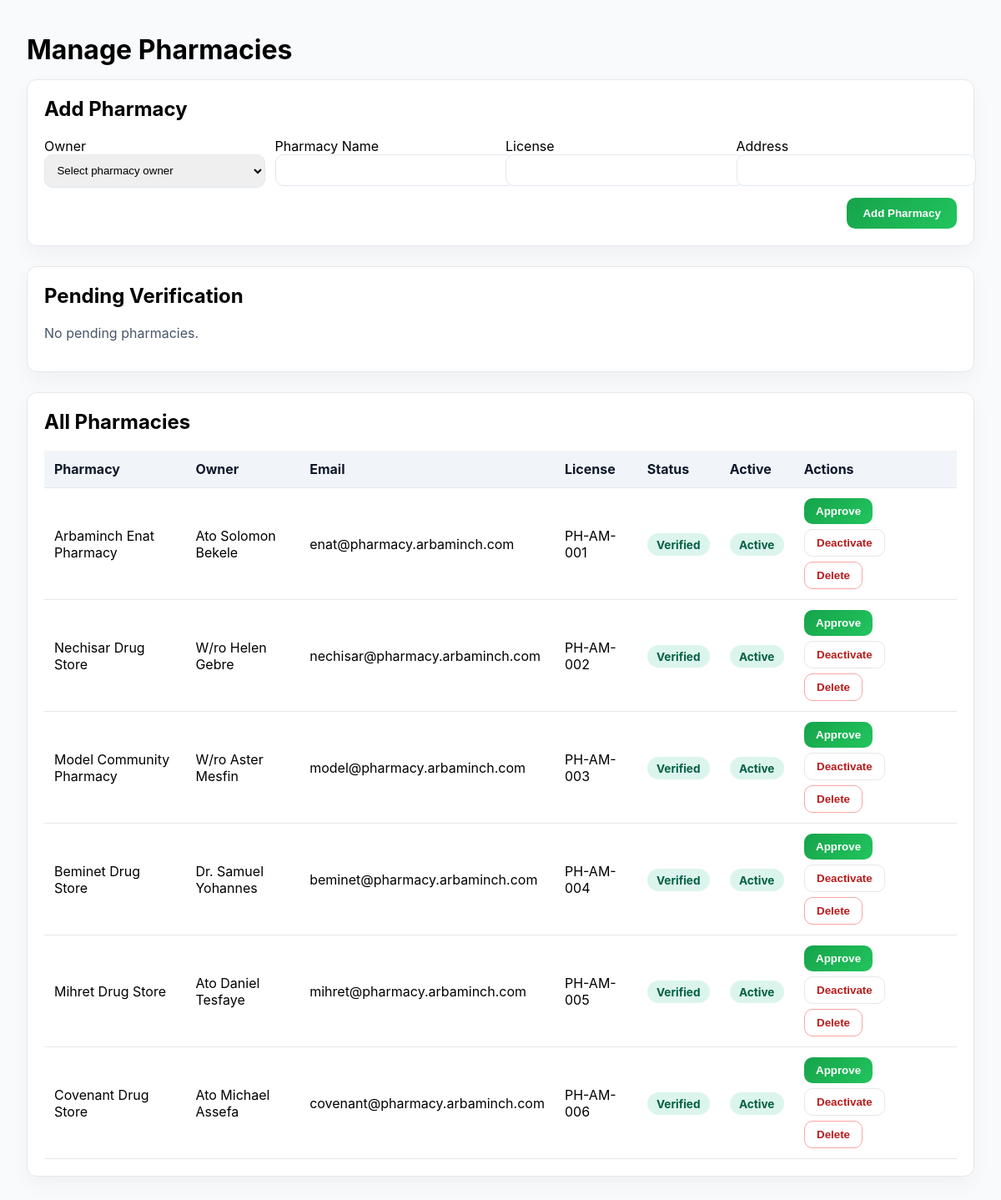
The page /admin/manage_pharmacies.php (signed in) on the database its author committed.
### tables this page shows
CREATE TABLE `pharmacies` (
  `pharmacy_id` INT(11) NOT NULL AUTO_INCREMENT,
  `owner_id` INT(11) NOT NULL,
  `pharmacy_name` VARCHAR(100) NOT NULL,
  `license_number` VARCHAR(50) UNIQUE NOT NULL,
  `description` TEXT,
  `address` VARCHAR(255) NOT NULL,
  `city` VARCHAR(50) DEFAULT 'Arba Minch',
  `zone` VARCHAR(50) DEFAULT 'Gamo Zone',
  `latitude` DECIMAL(10, 8) NOT NULL,
  `longitude` DECIMAL(11, 8) NOT NULL,
  `phone` VARCHAR(20) NOT NULL,
  `whatsapp_number` VARCHAR(20),
  `email` VARCHAR(100),
  `website` VARCHAR(100),
  `working_hours` JSON,
  `emergency_services` TINYINT(1) DEFAULT 0,
  `delivery_available` TINYINT(1) DEFAULT 0,
  `payment_methods` JSON,
  `rating` DECIMAL(3,2) DEFAULT 0.00,
  `review_count` INT(11) DEFAULT 0,
  `is_verified` TINYINT(1) DEFAULT 0,
  `is_active` TINYINT(1) DEFAULT 1,
  `featured_image` VARCHAR(255) DEFAULT 'default_pharmacy.jpg',
  `gallery_images` JSON,
  `created_at` TIMESTAMP DEFAULT CURRENT_TIMESTAMP,
  `updated_at` TIMESTAMP DEFAULT CURRENT_TIMESTAMP ON UPDATE CURRENT_TIMESTAMP,
  PRIMARY KEY (`pharmacy_id`),
  FOREIGN KEY (`owner_id`) REFERENCES `users`(`user_id`) ON DELETE CASCADE,
  INDEX `idx_location` (`latitude`, `longitude`),
  INDEX `idx_city_active` (`city`, `is_active`),
  INDEX `idx_verified` (`is_verified`),
  FULLTEXT KEY `ft_search` (`pharmacy_name`, `address`, `description`)
);

CREATE TABLE `users` (
  `user_id` INT(11) NOT NULL AUTO_INCREMENT,
  `username` VARCHAR(50) NOT NULL UNIQUE,
  `email` VARCHAR(100) NOT NULL UNIQUE,
  `password_hash` VARCHAR(255) NOT NULL,
  `password_reset_token` VARCHAR(64) DEFAULT NULL,
  `password_reset_expires` DATETIME DEFAULT NULL,
  `user_type` ENUM('admin', 'pharmacy', 'user') NOT NULL DEFAULT 'user',
  `full_name` VARCHAR(100) NOT NULL,
  `phone_number` VARCHAR(20),
  `address` TEXT,
  `profile_image` VARCHAR(255) DEFAULT 'default_avatar.png',
  `is_verified` TINYINT(1) DEFAULT 0,
  `verification_token` VARCHAR(64),
  `failed_login_attempts` INT(11) DEFAULT 0,
  `account_locked_until` DATETIME DEFAULT NULL,
  `two_factor_enabled` TINYINT(1) DEFAULT 0,
  `last_login` TIMESTAMP NULL DEFAULT NULL,
  `last_ip` VARCHAR(45),
  `created_at` TIMESTAMP DEFAULT CURRENT_TIMESTAMP,
  `updated_at` TIMESTAMP DEFAULT CURRENT_TIMESTAMP ON UPDATE CURRENT_TIMESTAMP,
  PRIMARY KEY (`user_id`),
  INDEX `idx_email_verified` (`email`, `is_verified`),
  INDEX `idx_user_type` (`user_type`),
  INDEX `idx_password_reset` (`password_reset_token`, `password_reset_expires`)
);

### admin/manage_pharmacies.php (the view, shortened to what this page needs)
<?php
$conn = getDatabaseConnection();
$pending = $conn->query("SELECT p.*, u.full_name, u.email FROM pharmacies p JOIN users u ON p.owner_id = u.user_id WHERE p.is_verified = 0 ORDER BY p.created_at DESC")->fetch_all(MYSQLI_ASSOC);
$all = $conn->query("SELECT p.*, u.full_name, u.email FROM pharmacies p JOIN users u ON p.owner_id = u.user_id ORDER BY p.created_at DESC LIMIT 50")->fetch_all(MYSQLI_ASSOC);
?>
<!DOCTYPE html>
<html lang="en">
<head>
    <link rel="stylesheet" href="../styles/admin.css?v=20260111">
    <link rel="stylesheet" href="https://cdnjs.cloudflare.com/ajax/libs/font-awesome/6.4.0/css/all.min.css">
</head>
<body>
    <div class="page">
        <h1 style="margin:0 0 1rem;">Manage Pharmacies</h1>
        <div class="card">
            <h2 style="margin-top:0;">Add Pharmacy</h2>
            <form method="POST" style="display:grid; gap:0.75rem; grid-template-columns: repeat(auto-fit,minmax(220px,1fr));">
                <div>
                    <label>Owner</label>
                    <select name="owner_id" required style="width:100%; padding:0.65rem; border-radius:10px; border:1px solid #e2e8f0;">
                        <option value="">Select pharmacy owner</option>
                    </select>
                </div>
                <div>
                    <label>Pharmacy Name</label>
                    <input type="text" name="pharmacy_name" required style="width:100%; padding:0.65rem; border-radius:10px; border:1px solid #e2e8f0;">
                </div>
                <div>
                    <label>License</label>
                    <input type="text" name="license" required style="width:100%; padding:0.65rem; border-radius:10px; border:1px solid #e2e8f0;">
                </div>
                <div>
                    <label>Address</label>
                    <input type="text" name="address" required style="width:100%; padding:0.65rem; border-radius:10px; border:1px solid #e2e8f0;">
                </div>
                <div style="grid-column:1/-1; text-align:right;">
                    <button type="submit" class="approve" style="border:none; padding:0.7rem 1.2rem; border-radius:10px; background:linear-gradient(135deg,#16a34a,#22c55e); color:#fff; font-weight:700;">Add Pharmacy</button>
                </div>
            </form>
        </div>
        <div class="card">
            <h2 style="margin-top:0;">Pending Verification</h2>
            <?php if (count($pending) === 0): ?>
                <p style="color:#475569;">No pending pharmacies.</p>
            <?php endif; ?>
        </div>
        <div class="card">
            <h2 style="margin-top:0;">All Pharmacies</h2>
            <table>
                <thead>
                    <tr>
                        <th>Pharmacy</th>
                        <th>Owner</th>
                        <th>Email</th>
                        <th>License</th>
                        <th>Status</th>
                        <th>Active</th>
                        <th>Actions</th>
                    </tr>
                </thead>
                <tbody>
                    <?php foreach ($all as $row): ?>
                    <tr>
                        <td><?php echo htmlspecialchars($row['pharmacy_name']); ?></td>
                        <td><?php echo htmlspecialchars($row['full_name']); ?></td>
                        <td><?php echo htmlspecialchars($row['email']); ?></td>
                        <td><?php echo htmlspecialchars($row['license_number']); ?></td>
                        <td><span class="badge <?php echo $row['is_verified'] ? 'verified' : 'pending'; ?>"><?php echo $row['is_verified'] ? 'Verified' : 'Pending'; ?></span></td>
                        <td><span class="badge <?php echo $row['is_active'] ? 'verified' : 'inactive'; ?>"><?php echo $row['is_active'] ? 'Active' : 'Inactive'; ?></span></td>
                        <td class="actions">
                            <form method="POST" style="margin:0; display:flex; gap:6px; flex-wrap:wrap;">
                                <button type="submit" name="action" value="approve" class="approve">Approve</button>
                                <button type="submit" name="action" value="deactivate" class="deactivate">Deactivate</button>
                                <button type="submit" name="action" value="delete" class="deactivate" style="color:#b91c1c; border-color:#fca5a5;">Delete</button>
                            </form>
                        </td>
                    </tr>
                    <?php endforeach; ?>
                </tbody>
            </table>
        </div>
    </div>
</body>
</html>

### styles/admin.css (style rules this page uses)
:root { --clinical-white: #fff; --clinical-offwhite: #f7fafd; --clinical-light: #f1f5fa; --clinical-border: #e3e8f0; --clinical-text: #1a2233; --clinical-text-light: #4b5b70; --clinical-accent: #2563eb; --clinical-accent-2: #10b981; --clinical-accent-light: #eef1f6; --clinical-success: #10b981; --clinical-warning: #f0b429; --clinical-error: #ef4444; --clinical-emergency: #dc2626; --shadow-lg: 0 12px 28px rgba(16, 37, 66, 0.13); --shadow-card: 0 2px 12px rgba(37,99,235,0.07), 0 1.5px 4px rgba(16,37,66,0.06); --shadow-sm: 0 2px 8px rgba(16,37,66,0.07); --transition: 180ms cubic-bezier(.4,0,.2,1); --sidebar-dark-bg: #202733; --sidebar-dark-border: #2b3240; --sidebar-dark-text: #e5e7eb; --sidebar-dark-muted: #a0a8b6; --sidebar-hover: rgba(37,99,235,0.08); --sidebar-hover-alt: rgba(255, 255, 255, 0.06); --clinical-danger: #ef4444; }

### admin/manage_pharmacies.php (style rules this page uses)
body { background:#f8fafc; font-family:'Inter',system-ui; }
.page { max-width: 1200px; margin: 0 auto; padding: 2rem 1.5rem; }
.card { background:#fff; border:1px solid #e5e7eb; border-radius:12px; padding:1.25rem; box-shadow:0 10px 24px rgba(0,0,0,0.04); margin-bottom:1.5rem; }
table { width:100%; border-collapse: collapse; }
th, td { padding: 0.75rem; border-bottom:1px solid #e5e7eb; text-align:left; }
th { background:#f1f5f9; font-weight:700; color:#0f172a; }
.badge { padding: 0.35rem 0.7rem; border-radius:999px; font-weight:700; font-size:0.85rem; }
.badge.verified { background: rgba(16,185,129,0.15); color:#065f46; }
.actions { display:flex; gap:0.5rem; flex-wrap:wrap; }
button { padding:0.5rem 0.9rem; border-radius:10px; border:1px solid #e5e7eb; background:#fff; cursor:pointer; font-weight:700; }
button.approve { background: linear-gradient(135deg,#16a34a,#22c55e); color:#fff; border:none; }
button.deactivate { background:#fff; color:#b91c1c; }

### rows shown on the page
pharmacies: pharmacy_name "Arbaminch Enat Pharmacy", owner.full_name "Ato Solomon Bekele", owner.email "enat@pharmacy.arbaminch.com", license_number "PH-AM-001", is_verified "Verified", is_active "Active"
pharmacies: pharmacy_name "Nechisar Drug Store", owner.full_name "W/ro Helen Gebre", owner.email "nechisar@pharmacy.arbaminch.com", license_number "PH-AM-002", is_verified "Verified", is_active "Active"
pharmacies: pharmacy_name "Model Community Pharmacy", owner.full_name "W/ro Aster Mesfin", owner.email "model@pharmacy.arbaminch.com", license_number "PH-AM-003", is_verified "Verified", is_active "Active"
pharmacies: pharmacy_name "Beminet Drug Store", owner.full_name "Dr. Samuel Yohannes", owner.email "beminet@pharmacy.arbaminch.com", license_number "PH-AM-004", is_verified "Verified", is_active "Active"
pharmacies: pharmacy_name "Mihret Drug Store", owner.full_name "Ato Daniel Tesfaye", owner.email "mihret@pharmacy.arbaminch.com", license_number "PH-AM-005", is_verified "Verified", is_active "Active"
pharmacies: pharmacy_name "Covenant Drug Store", owner.full_name "Ato Michael Assefa", owner.email "covenant@pharmacy.arbaminch.com", license_number "PH-AM-006", is_verified "Verified", is_active "Active"
